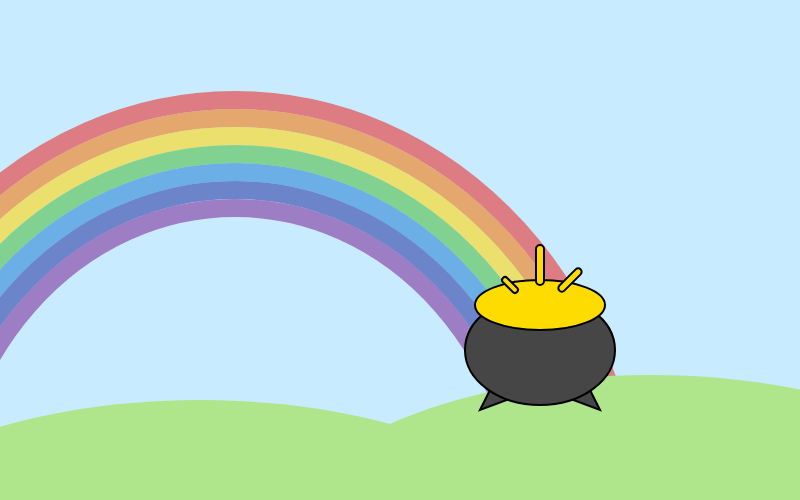
Frame 1 (no input)
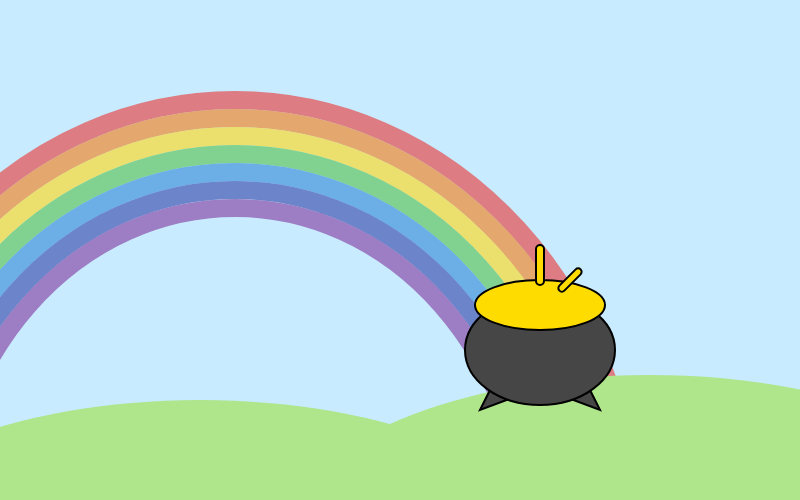
Frame 60 (no input)
Frame 120 (the mouse pressed at the canvas centre since frame 60): identical to frame 1, image omitted

The p5.js sketch that drew these frames (run headless with seeded random() and noise() and a simulated clock; from frame 60 on, the mouse is pressed at the canvas centre):

// p5.js sketch
// ── sketch.js
function setup() {
  createCanvas(800, 500); 
}

function draw() {
  background(200, 235, 255); 

  // ARCOBALENO
  push();
  noFill(); 
  let sw = 18; // Spessore di ogni singola fascia
  strokeWeight(sw);

  // Arrey: Colori arcobaleno
  let rainbowColors = [
    color(230, 80, 80, 180),   
    color(240, 140, 50, 180), 
    color(250, 220, 50, 180),  
    color(100, 200, 100, 180), 
    color(70, 150, 220, 180),  
    color(70, 90, 180, 180),   
    color(140, 80, 170, 180)   
  ];

  let arcCenterX = 235;
  let arcCenterY = 540; // centro di tutte le ellissi, che e piu basso della Canvas
  let arcBaseSizeX = 800; 
  let arcBaseSizeY = 880; 

  // 7 ellissi concentriche
  for (let i = 0; i < 7; i++) { //ciclo che si ripete sette volte da 0 a 6
    stroke(rainbowColors[i]);
    ellipse(arcCenterX, arcCenterY, arcBaseSizeX - (i * sw * 2), arcBaseSizeY - (i * sw * 2)); //ogni volta la fascia dell'arcobaleno si rimpicciolisce di 18px a destra, sinistra, in basso e su
  }
  pop();
  
  // ELEMENTI CON CONTORNO NERO
  push();
  noStroke();

  // COLLINE
  fill(175, 230, 140); 
  // Collina sinistra
  ellipse(200, 550, 700, 300);
  // Collina destra
  ellipse(650, 550, 750, 350);

  // PENTOLA D'ORO
  stroke(0); 
  strokeWeight(2); 
  let potX = 540;
  let potY = 350;

  fill(70, 70, 70); 
  // piedini della pentola
  triangle(potX - 45, potY + 30, potX - 60, potY + 60, potX - 20, potY + 45);
  triangle(potX + 45, potY + 30, potX + 60, potY + 60, potX + 20, potY + 45); // right per simmetria da left
  // Corpo principale della pentola
  ellipse(potX, potY, 150, 110);
  
  // Oro
  fill(255, 220, 0); 
  ellipse(potX, potY - 45, 130, 50);

  // ANIMAZIONE oro brilla
// Raggio sinistro
  if (frameCount % 40 < 20) { //il ciclo si ripete ogni 40 secondi, nei primi 20 la condizione è vera quindi il raggio appare, da 20 a 39 no
    push(); 
    translate(potX - 30, potY - 65); // Sposta l'origine 
    rotate(-PI / 4); //45 gradi verso sinistra
    rectMode(CENTER); // rettangolo partendo dal suo centro
    rect(0, 0, 6, 20, 10); 
    pop(); 
  }

  // Raggio centrale
  if (frameCount % 60 < 30) {
    push();
    translate(potX, potY - 85);
    rectMode(CENTER);
    rect(0, 0, 8, 40, 10); 
    pop();
  }

  // Raggio destro
  if (frameCount % 50 < 25) {
    push();
    translate(potX + 30, potY - 70);
    rotate(PI / 4); // 45 gradi verso destra
    rectMode(CENTER);
    rect(0, 0, 7, 30, 10);
    pop();
  }
  pop();

}
